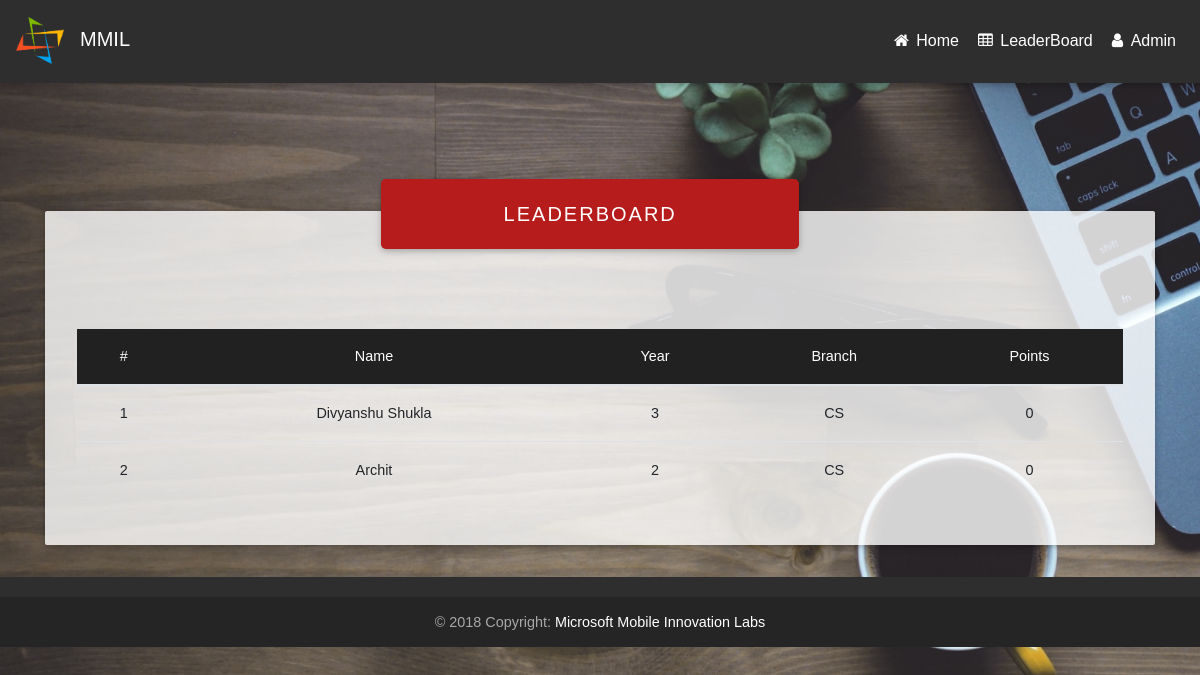
Page /leaderboard/ on the earlier database version.
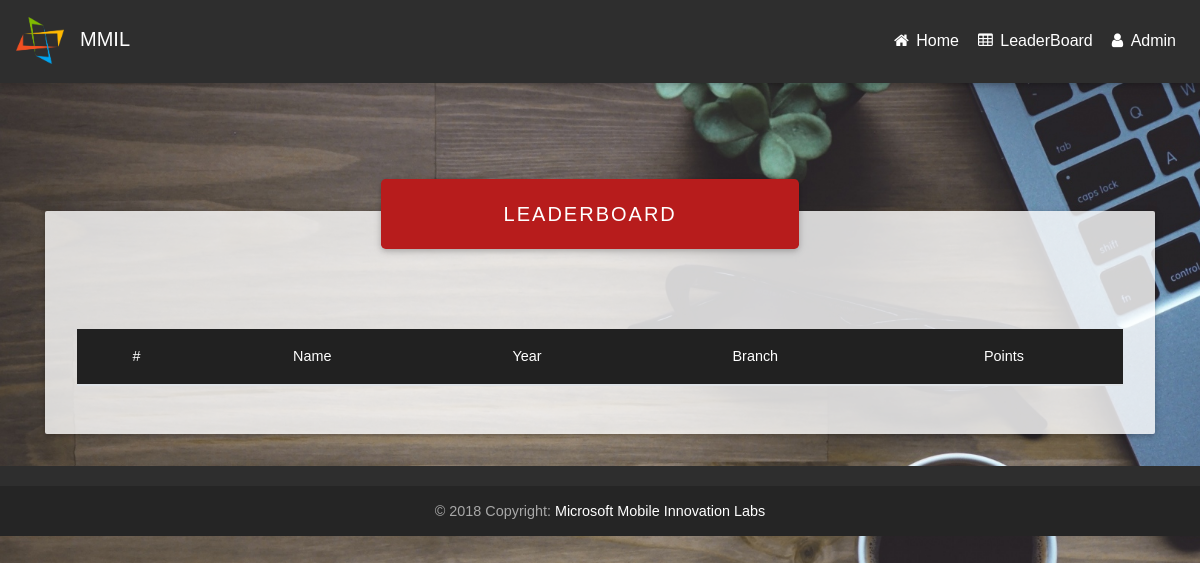
Same page on the later database version.
### leaderboard/models.py (models this page shows, shortened)
class leaderboard(models.Model):
	user=models.ForeignKey(User,on_delete=models.CASCADE)
	correct_qus=models.IntegerField()
	wrong_qus=models.IntegerField()
	points=models.IntegerField()
	message=models.CharField(max_length=255)
	attempted_qus=models.IntegerField()

### userprofile/models.py (models this page shows, shortened)
class profile(models.Model):
	user=models.ForeignKey(User,on_delete=models.CASCADE)
	name=models.CharField(max_length=255)
	college=models.CharField(max_length=255)
	year=models.IntegerField()
	branch=models.CharField(max_length=255)
	start_time=models.IntegerField(default=0)
	rem_time=models.IntegerField(default=1800)

### mcq_v2/views.py (the view)
# urls.py: path('leaderboard/',leaderboard),
def leaderboard(request):
	object_1=lb.objects.all().order_by('-points')
	context={
		"object":object_1
	}
	return render(request,'test/leaderboard.html',context)

### templates/test/leaderboard.html (shortened to what this page needs)
{% load static %}
<!DOCTYPE html>
<html lang="en">
<head>
    <link rel="stylesheet" href="https://maxcdn.bootstrapcdn.com/font-awesome/4.7.0/css/font-awesome.min.css">
    <link href="{% static 'assets/css/bootstrap.min.css' %}" rel="stylesheet">
    <link href="{% static 'assets/css/mdb.min.css' %}" rel="stylesheet">
    <link href="{% static 'assets/css/animate.css' %}" rel="stylesheet">
    <link href="{% static 'assets/css/Table.css' %}" rel="stylesheet">
</head>
<body class="fixed-sn animated fadeIn">
    <header>
        <nav class="navbar navbar-expand-lg navbar-dark elegant-color">
            <a href="http://jssmmil.in/" class="navbar-brand" title="MMIL Website"><img src="{% static 'assets/img/logo.png' %}">
                <p id="head">MMIL</p>
            </a>
            <ul class="nav navbar-nav nav-flex-icons ml-auto">
                 <li class="nav-item">
                    <a href="/" class="nav-link">
                        <i class="fa fa-home"></i>
                        <span class="clearfix d-none d-sm-inline-block">Home</span>
                    </a>
                </li>
                <li class="nav-item">
                    <a href="/leaderboard" class="nav-link">
                        <i class="fa fa-table"></i>
                        <span class="clearfix d-none d-sm-inline-block">LeaderBoard</span>
                    </a>
                </li>
                 <li class="nav-item">
                    <a href="/admin" class="nav-link">
                        <i class="fa fa-user"></i>
                        <span class="clearfix d-none d-sm-inline-block">Admin</span>
                    </a>
                </li>
            </ul>
    </header>
    <main class="container">
            <div class="jumbotron">
               <div class="card text-center z-depth-2">
                  <div class="card-body">
                    <p class="white-text mb-0">LeaderBoard</p>
                  </div>
               </div>
               <table class="table table-hover">
                 <thead class="mdb-color grey darken-4">
                   <tr class="text-white">
                      <th>#</th>
                      <th>Name</th>
                      <th>Year</th>
                      <th>Branch</th>
                      <th>Points</th>
                   </tr>
                 </thead>
                 <tbody>
                  {% for obj in object %}
                    <tr>
                      <th scope="row">{{forloop.counter}}</th>
                      <td>{{obj.user.profile_set.all.first.name}}</td>
                      <td>{{obj.user.profile_set.all.first.year}}</td>
                      <td>{{obj.user.profile_set.all.first.branch}}</td>
                      <td>{{obj.points}}</td>
                    </tr>
                  {% endfor %}
                 </tbody>
               </table>
           </div>
    </main>
    <footer class="page-footer elegant-color center-on-small-only">
        <div class="footer-copyright">
            <div class="container-fluid">
                © 2018 Copyright:
                <a href="http://jssmmil.in/"> Microsoft Mobile Innovation Labs</a>
            </div>
        </div>
    </footer>
</body>
</html>

### static_mcq/assets/css/Table.css (style rules this page uses)
.jumbotron { margin-top: 8rem; background-color: rgba(255,255,255,0.8); }
th,tr,td { font-weight: bold; cursor: pointer; text-align: center; }
.card { width: 40%; margin-top: -4rem; margin-bottom: 5rem; margin-left: 19rem; font-size: 20px; background-color: #b71c1c; letter-spacing: 2px; text-transform: uppercase; }

### static_mcq/assets/css/style.css (style rules this page uses)
body { background: url("../img/laptop_cup_glasses_plant_114948_1920x1080.jpg") no-repeat center center; -webkit-background-size: cover; -moz-background-size: cover; -o-background-size: cover; background-size: cover; background-attachment: fixed; font-family: 'Quicksand',sans-serif; }
.animated.fadeIn { animation-delay: 0.3s; transition: 0.5 ease; }
.navbar-brand>img { display: block; width: 3rem; margin-top: 0.25rem; margin-left: 0rem; }
p#head { margin-top: -2.5rem; margin-left: 4rem; margin-bottom: 1rem; }

Differences in the rows shown:
removed leaderboard: user.profile_set.all.first.name "Divyanshu Shukla", user.profile_set.all.first.year "3", user.profile_set.all.first.branch "CS", points "0"
removed leaderboard: user.profile_set.all.first.name "Archit", user.profile_set.all.first.year "2", user.profile_set.all.first.branch "CS", points "0"
